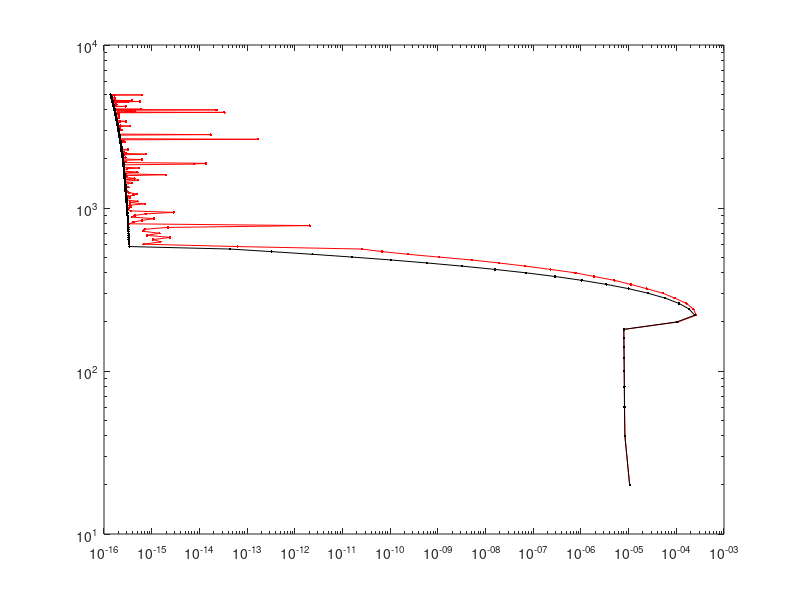

Here is the MATLAB script that generated this plot:
%% Single scattering correction

load('fire_27_merged_with_mask_v7.mat')
load('fire_27_merged_with_mask_v7_ss.mat')

% Select needed varbles in the selected period
% beta_atten = lid_total(:,1:end-1);% Original unit is 1/m/sr, change to 1/km/sr
% lin_depol = lin_depol(:, 1:end-1);
% beta_atten_ss = lid_total_ss(:,2:end);
% lin_depol_ss = lin_depol_ss(:,2:end);

beta_atten = lid_total;% Original unit is 1/m/sr, change to 1/km/sr
% lin_depol = lin_depol;
beta_atten_ss = lid_total_ss;
% lin_depol_ss = lin_depol_ss;

sd_beta_atten = 0.2 .* beta_atten ;
sd_beta_atten_ss = 0.2 .* beta_atten_ss; 

height = height(1,1:end-1) .* 1.0e3;
height_ss = height_ss(1,2:end) .* 1.0e3;

nh = size(lid_total,2);   
nt = size(lid_total,1);
time = linspace(1,nt,nt);
 
height_res = height(2) - height(1);  %Height resolution in meters

%% Divide signal into parallel and perpendicular
para = beta_atten ./ (lin_depol + 1) ;
perp = beta_atten - para;

para_ss = beta_atten_ss ./ (lin_depol_ss +1);
perp_ss = beta_atten_ss - para_ss;

[Peak_P, I_max] = max(beta_atten, [], 2) ;
[Peak_perp, perp_max] = max(perp, [], 2) ;
%% Estimating cloud base height and defining normalisation interval
 for it = 1:nt
    id_cb_lidar(it) = find (perp(it,:) >= (Peak_perp(it)/10), 1,'first'); 
    norm_down(it) = I_max(it)+16;
    norm_up(it) = norm_down(it) +2 ;    
 end   

%% Corecting signal for the multiple scattering

perp_sum = zeros(size(perp));
para_sum = zeros(size(para));
int_MS = zeros(size(beta_atten));

perp_sum_ss = zeros(size(perp_ss));
para_sum_ss = zeros(size(para_ss));
int_SS = zeros(size(beta_atten_ss));

ms_down = id_cb_lidar;
ms_up = norm_up;

for it= 1:nt
    
    perp_sum (it,ms_down(it):ms_up(it)) = cumsum( perp(it, ...
        ms_down(it):ms_up(it)),2);
    para_sum (it,ms_down(it):ms_up(it)) = cumsum( para(it, ...
        ms_down(it):ms_up(it)),2);
    
    perp_sum_ss (it,ms_down(it):ms_up(it)) = cumsum( perp_ss(it, ...
        ms_down(it):ms_up(it)),2);
    para_sum_ss (it,ms_down(it):ms_up(it)) = cumsum( para_ss(it, ...
        ms_down(it):ms_up(it)),2);
    
    perp_int(it,ms_down(it))= perp_sum(it,ms_down(it))* height_res;
    para_int(it,ms_down(it)) = para_sum(it,ms_down(it))* height_res;
    
    perp_int_ss(it,ms_down(it))= perp_sum_ss(it,ms_down(it))* height_res;
    para_int_ss(it,ms_down(it)) = para_sum_ss(it,ms_down(it))* height_res;
    
    int_MS(it,id_cb_lidar(it)) = (perp_sum(it,ms_down(it)) + ...
        para_sum(it,ms_down(it))) * height_res ;
    int_SS(it,id_cb_lidar(it)) = (perp_sum_ss(it,ms_down(it)) + ...
        para_sum_ss(it,ms_down(it))) * height_res ;
    
    for jz = 1:length(ms_down(it):ms_up(it))
    perp_int(it,ms_down(it)+jz) = perp_sum(it,ms_down(it)+jz)* height_res;
   
    para_int(it,ms_down(it)+jz) = para_sum(it,ms_down(it)+jz)* height_res;
    
    perp_int_ss(it,ms_down(it)+jz) = perp_sum_ss(it,ms_down(it)+jz)* height_res;
   
    para_int_ss(it,ms_down(it)+jz) = para_sum_ss(it,ms_down(it)+jz)* height_res;
    
    int_MS(it,ms_down(it)+jz) = (perp_sum(it,ms_down(it)+jz) + ...
        para_sum(it,ms_down(it)+jz)) * height_res ;
    
    int_SS(it,ms_down(it)+jz) = (perp_sum_ss(it,ms_down(it)+jz) + ...
        para_sum_ss(it,ms_down(it)+jz)) * height_res ;
    
    end 
        
end


% AS = ones(size(beta_atten_ss));
% 
%     for it = 1:nt
%     perp_int(it,:) = cumsum(perp(it),2).*height_res;
%     para_int(it,:) = cumsum(para(it),2).*height_res;
%     int_MS(it,:) = (perp_int(it,:) + para_int(it,:));
%     
%     perp_int_ss(it,:) = cumsum(perp_ss(it),2).*height_res;
%     para_int_ss(it,:) = cumsum(para_ss(it),2).*height_res;
%     int_SS(it,:) = (perp_int_ss(it,:) + para_int_ss(it,:));
%      
%     
%     end 
%  

AS = int_SS ./ int_MS;
AS(isnan(AS)) = 1 ;
 aa = ones(250,1);
 
AS = [AS aa]; 

%         

figure
loglog(beta_atten(100,1:end-1), height, '.-r', beta_atten_ss(100,2:end), height, '.-k')

save('correction_factor.mat', 'AS')
